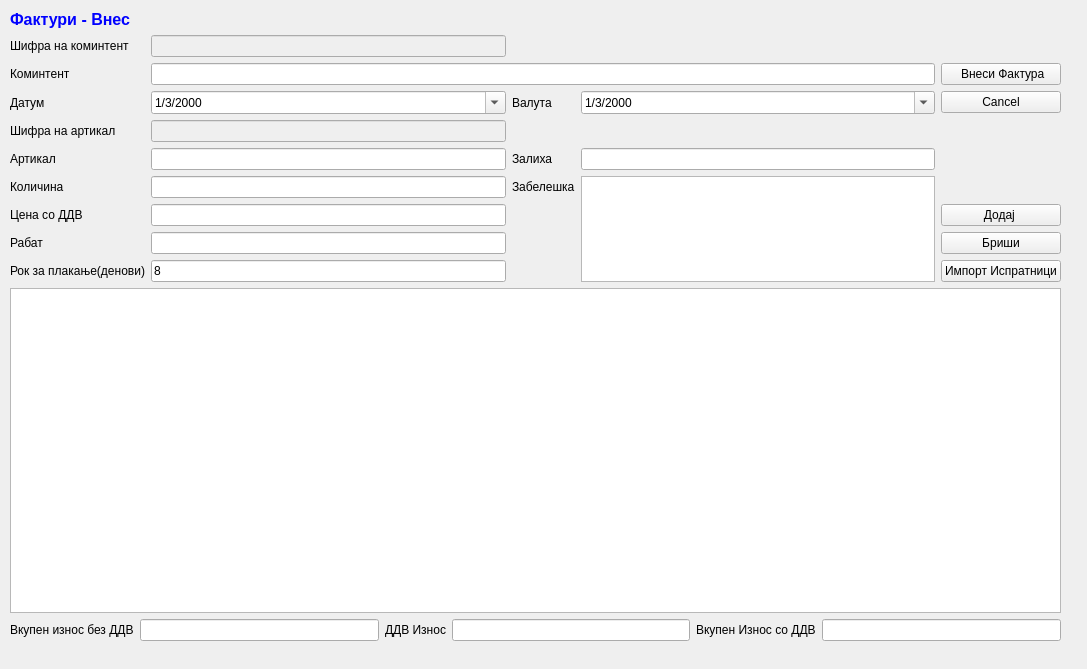
<?xml version="1.0" encoding="UTF-8"?>
<ui version="4.0">
 <class>NarackiVnes</class>
 <widget class="QWidget" name="NarackiVnes">
  <property name="geometry">
   <rect>
    <x>0</x>
    <y>0</y>
    <width>1087</width>
    <height>669</height>
   </rect>
  </property>
  <property name="windowTitle">
   <string>Form</string>
  </property>
  <widget class="QWidget" name="layoutWidget">
   <property name="geometry">
    <rect>
     <x>10</x>
     <y>10</y>
     <width>1051</width>
     <height>631</height>
    </rect>
   </property>
   <layout class="QGridLayout" name="gridLayout">
    <item row="10" column="0">
     <widget class="QLabel" name="label_9">
      <property name="text">
       <string>Рок за плакање(денови)</string>
      </property>
     </widget>
    </item>
    <item row="8" column="4">
     <widget class="QPushButton" name="pushButton_3">
      <property name="text">
       <string>Додај </string>
      </property>
     </widget>
    </item>
    <item row="11" column="0" colspan="5">
     <widget class="QTableView" name="tableView"/>
    </item>
    <item row="4" column="1">
     <widget class="QDateTimeEdit" name="dateTimeDatum">
      <property name="date">
       <date>
        <year>2000</year>
        <month>3</month>
        <day>1</day>
       </date>
      </property>
      <property name="displayFormat">
       <string>d/M/yyyy</string>
      </property>
      <property name="calendarPopup">
       <bool>true</bool>
      </property>
     </widget>
    </item>
    <item row="10" column="1">
     <widget class="QLineEdit" name="rok_za_plakanje_denovi">
      <property name="text">
       <string>8</string>
      </property>
     </widget>
    </item>
    <item row="6" column="1">
     <widget class="QLineEdit" name="artikal">
      <property name="enabled">
       <bool>true</bool>
      </property>
      <property name="toolTip">
       <string>&lt;html&gt;&lt;head/&gt;&lt;body&gt;&lt;p&gt;Притисни ЕНТЕР за да те однесе во листата&lt;/p&gt;&lt;/body&gt;&lt;/html&gt;</string>
      </property>
      <property name="readOnly">
       <bool>false</bool>
      </property>
     </widget>
    </item>
    <item row="4" column="3">
     <widget class="QDateTimeEdit" name="dateTimeValuta">
      <property name="date">
       <date>
        <year>2000</year>
        <month>3</month>
        <day>1</day>
       </date>
      </property>
      <property name="displayFormat">
       <string>d/M/yyyy</string>
      </property>
      <property name="calendarPopup">
       <bool>true</bool>
      </property>
     </widget>
    </item>
    <item row="3" column="1" colspan="3">
     <widget class="QLineEdit" name="komintent">
      <property name="enabled">
       <bool>true</bool>
      </property>
      <property name="toolTip">
       <string>&lt;html&gt;&lt;head/&gt;&lt;body&gt;&lt;p&gt;Притисни ЕНТЕР за да те однесе во листата&lt;/p&gt;&lt;/body&gt;&lt;/html&gt;</string>
      </property>
      <property name="readOnly">
       <bool>false</bool>
      </property>
     </widget>
    </item>
    <item row="7" column="2">
     <widget class="QLabel" name="label_10">
      <property name="text">
       <string>Забелешка</string>
      </property>
     </widget>
    </item>
    <item row="7" column="3" rowspan="4">
     <widget class="QTextEdit" name="zabeleska"/>
    </item>
    <item row="6" column="2">
     <widget class="QLabel" name="label_7">
      <property name="text">
       <string>Залиха</string>
      </property>
     </widget>
    </item>
    <item row="8" column="1">
     <widget class="QLineEdit" name="cena_so_ddv"/>
    </item>
    <item row="6" column="3">
     <widget class="QLineEdit" name="zaliha">
      <property name="readOnly">
       <bool>true</bool>
      </property>
     </widget>
    </item>
    <item row="7" column="1">
     <widget class="QLineEdit" name="kolicina"/>
    </item>
    <item row="8" column="0">
     <widget class="QLabel" name="label_5">
      <property name="text">
       <string>Цена со ДДВ</string>
      </property>
     </widget>
    </item>
    <item row="7" column="0">
     <widget class="QLabel" name="label_6">
      <property name="text">
       <string>Количина</string>
      </property>
     </widget>
    </item>
    <item row="12" column="0" colspan="5">
     <layout class="QGridLayout" name="gridLayout_2">
      <item row="0" column="0">
       <widget class="QLabel" name="label_13">
        <property name="text">
         <string>Вкупен износ без ДДВ</string>
        </property>
       </widget>
      </item>
      <item row="0" column="1">
       <widget class="QLineEdit" name="vk_iznos_bez_ddv">
        <property name="readOnly">
         <bool>true</bool>
        </property>
       </widget>
      </item>
      <item row="0" column="2">
       <widget class="QLabel" name="label_14">
        <property name="text">
         <string>ДДВ Износ</string>
        </property>
       </widget>
      </item>
      <item row="0" column="3">
       <widget class="QLineEdit" name="vk_ddv_iznos">
        <property name="readOnly">
         <bool>true</bool>
        </property>
       </widget>
      </item>
      <item row="0" column="4">
       <widget class="QLabel" name="label_15">
        <property name="text">
         <string>Вкупен Износ со ДДВ</string>
        </property>
       </widget>
      </item>
      <item row="0" column="5">
       <widget class="QLineEdit" name="vk_iznos_so_ddv">
        <property name="readOnly">
         <bool>true</bool>
        </property>
       </widget>
      </item>
     </layout>
    </item>
    <item row="3" column="0">
     <widget class="QLabel" name="label">
      <property name="text">
       <string>Коминтент</string>
      </property>
     </widget>
    </item>
    <item row="2" column="1">
     <widget class="QLineEdit" name="sifra_komintent">
      <property name="enabled">
       <bool>false</bool>
      </property>
      <property name="palette">
       <palette>
        <active>
         <colorrole role="Text">
          <brush brushstyle="SolidPattern">
           <color alpha="255">
            <red>0</red>
            <green>0</green>
            <blue>0</blue>
           </color>
          </brush>
         </colorrole>
        </active>
        <inactive>
         <colorrole role="Text">
          <brush brushstyle="SolidPattern">
           <color alpha="255">
            <red>0</red>
            <green>0</green>
            <blue>0</blue>
           </color>
          </brush>
         </colorrole>
        </inactive>
        <disabled>
         <colorrole role="Text">
          <brush brushstyle="SolidPattern">
           <color alpha="255">
            <red>0</red>
            <green>0</green>
            <blue>255</blue>
           </color>
          </brush>
         </colorrole>
        </disabled>
       </palette>
      </property>
      <property name="styleSheet">
       <string notr="true"/>
      </property>
      <property name="text">
       <string/>
      </property>
     </widget>
    </item>
    <item row="2" column="0">
     <widget class="QLabel" name="label_12">
      <property name="text">
       <string>Шифра на коминтент</string>
      </property>
     </widget>
    </item>
    <item row="5" column="1">
     <widget class="QLineEdit" name="sifra_artikal">
      <property name="enabled">
       <bool>false</bool>
      </property>
      <property name="palette">
       <palette>
        <active>
         <colorrole role="Text">
          <brush brushstyle="SolidPattern">
           <color alpha="255">
            <red>0</red>
            <green>0</green>
            <blue>0</blue>
           </color>
          </brush>
         </colorrole>
        </active>
        <inactive>
         <colorrole role="Text">
          <brush brushstyle="SolidPattern">
           <color alpha="255">
            <red>0</red>
            <green>0</green>
            <blue>0</blue>
           </color>
          </brush>
         </colorrole>
        </inactive>
        <disabled>
         <colorrole role="Text">
          <brush brushstyle="SolidPattern">
           <color alpha="255">
            <red>0</red>
            <green>0</green>
            <blue>255</blue>
           </color>
          </brush>
         </colorrole>
        </disabled>
       </palette>
      </property>
      <property name="styleSheet">
       <string notr="true"/>
      </property>
     </widget>
    </item>
    <item row="5" column="0">
     <widget class="QLabel" name="label_16">
      <property name="text">
       <string>Шифра на артикал</string>
      </property>
     </widget>
    </item>
    <item row="9" column="1">
     <widget class="QLineEdit" name="rabat"/>
    </item>
    <item row="4" column="2">
     <widget class="QLabel" name="label_11">
      <property name="text">
       <string>Валута</string>
      </property>
     </widget>
    </item>
    <item row="0" column="0" colspan="2">
     <widget class="QLabel" name="label_4">
      <property name="text">
       <string>&lt;!DOCTYPE HTML PUBLIC &quot;-//W3C//DTD HTML 4.0//EN&quot; &quot;http://www.w3.org/TR/REC-html40/strict.dtd&quot;&gt;
&lt;html&gt;&lt;head&gt;&lt;meta name=&quot;qrichtext&quot; content=&quot;1&quot; /&gt;&lt;style type=&quot;text/css&quot;&gt;
p, li { white-space: pre-wrap; }
&lt;/style&gt;&lt;/head&gt;&lt;body style=&quot; font-family:'MS Shell Dlg 2'; font-size:10pt; font-weight:400; font-style:normal;&quot;&gt;
&lt;p style=&quot; margin-top:0px; margin-bottom:0px; margin-left:0px; margin-right:0px; -qt-block-indent:0; text-indent:0px;&quot;&gt;&lt;span style=&quot; font-size:12pt; font-weight:600; color:#0000ff;&quot;&gt;Фактури - Внес&lt;/span&gt;&lt;/p&gt;&lt;/body&gt;&lt;/html&gt;</string>
      </property>
     </widget>
    </item>
    <item row="3" column="4">
     <widget class="QPushButton" name="pushButton_4">
      <property name="text">
       <string> Внеси Фактура</string>
      </property>
      <property name="icon">
       <iconset>
        <normaloff>../../../Brisi/sterna/Resources/key_f9.png</normaloff>../../../Brisi/sterna/Resources/key_f9.png</iconset>
      </property>
     </widget>
    </item>
    <item row="10" column="4">
     <widget class="QPushButton" name="pushButtonA">
      <property name="enabled">
       <bool>true</bool>
      </property>
      <property name="text">
       <string>Импорт Испратници</string>
      </property>
     </widget>
    </item>
    <item row="4" column="0">
     <widget class="QLabel" name="label_2">
      <property name="text">
       <string>Датум</string>
      </property>
     </widget>
    </item>
    <item row="4" column="4">
     <widget class="QPushButton" name="pushButton_5">
      <property name="text">
       <string>Cancel</string>
      </property>
     </widget>
    </item>
    <item row="6" column="0">
     <widget class="QLabel" name="label_3">
      <property name="text">
       <string>Артикал</string>
      </property>
     </widget>
    </item>
    <item row="9" column="0">
     <widget class="QLabel" name="label_8">
      <property name="text">
       <string>Рабат</string>
      </property>
     </widget>
    </item>
    <item row="9" column="4">
     <widget class="QPushButton" name="pushButton_6">
      <property name="text">
       <string>Бриши</string>
      </property>
     </widget>
    </item>
   </layout>
  </widget>
 </widget>
 <tabstops>
  <tabstop>sifra_komintent</tabstop>
  <tabstop>komintent</tabstop>
  <tabstop>dateTimeDatum</tabstop>
  <tabstop>dateTimeValuta</tabstop>
  <tabstop>sifra_artikal</tabstop>
  <tabstop>artikal</tabstop>
  <tabstop>zaliha</tabstop>
  <tabstop>kolicina</tabstop>
  <tabstop>cena_so_ddv</tabstop>
  <tabstop>rabat</tabstop>
  <tabstop>rok_za_plakanje_denovi</tabstop>
  <tabstop>pushButton_3</tabstop>
  <tabstop>pushButton_6</tabstop>
  <tabstop>pushButtonA</tabstop>
  <tabstop>pushButton_4</tabstop>
  <tabstop>pushButton_5</tabstop>
  <tabstop>zabeleska</tabstop>
  <tabstop>tableView</tabstop>
  <tabstop>vk_iznos_bez_ddv</tabstop>
  <tabstop>vk_ddv_iznos</tabstop>
  <tabstop>vk_iznos_so_ddv</tabstop>
 </tabstops>
 <resources/>
 <connections/>
</ui>
